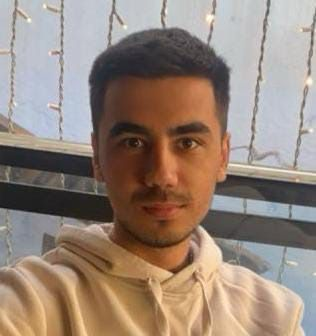
#> input picture opencvProject/WhatsApp Image 2024-02-22 at 12.23.07.jpeg, 316 x 336 px
$ python main.py
#> lines starting #> are read from the running program, lines starting #| are printed output that depends on the picture; after the words box and inside, x2 and y2 are one past the last pixel; in counts of white or black regions, pixels touching at a corner belong together
import cv2
import numpy as np

# [17 lines of commented-out code are left out]


eray=cv2.imread("WhatsApp Image 2024-02-22 at 12.23.07.jpeg")
#> eray is the input picture: shape (336, 316, 3); mean B, G, R 121.1, 133.3, 150.8
eray[80:120,105:215,]=[23,43,23]
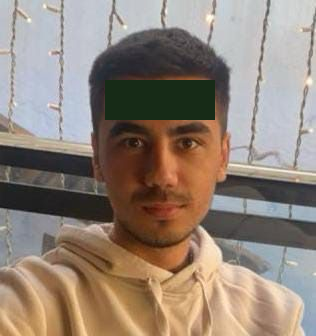
#> eray: shape (336, 316, 3); 4.14% of pixels changed, all inside (x1, y1, x2, y2) = (105, 80, 215, 120)
cv2.imshow("erayCV",eray)


cv2.waitKey(0)
cv2.destroyAllWindows()
